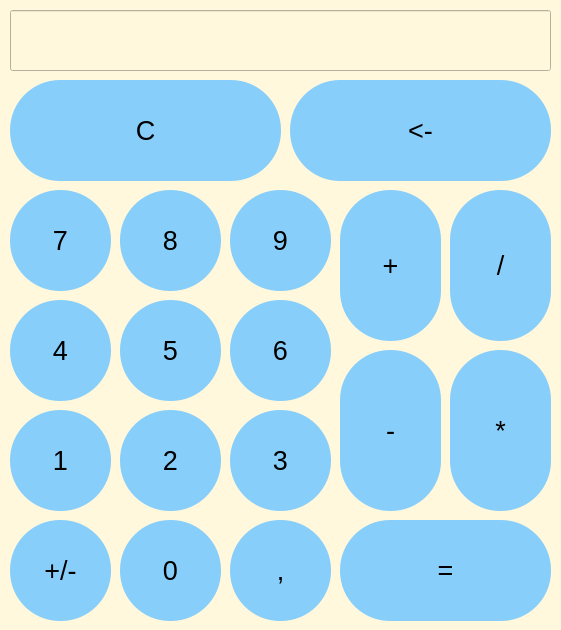
<?xml version="1.0" encoding="UTF-8"?>
<ui version="4.0">
 <class>Dialog</class>
 <widget class="QDialog" name="Dialog">
  <property name="geometry">
   <rect>
    <x>0</x>
    <y>0</y>
    <width>561</width>
    <height>630</height>
   </rect>
  </property>
  <property name="windowTitle">
   <string>Калькулятор</string>
  </property>
  <property name="styleSheet">
   <string notr="true">background-color:Cornsilk;</string>
  </property>
  <widget class="QLineEdit" name="rezult">
   <property name="geometry">
    <rect>
     <x>10</x>
     <y>10</y>
     <width>541</width>
     <height>61</height>
    </rect>
   </property>
   <property name="font">
    <font>
     <pointsize>40</pointsize>
    </font>
   </property>
   <property name="styleSheet">
    <string notr="true">border-width: 4px;</string>
   </property>
   <property name="alignment">
    <set>Qt::AlignRight|Qt::AlignTrailing|Qt::AlignVCenter</set>
   </property>
   <property name="readOnly">
    <bool>true</bool>
   </property>
  </widget>
  <widget class="QPushButton" name="key7">
   <property name="geometry">
    <rect>
     <x>10</x>
     <y>190</y>
     <width>101</width>
     <height>101</height>
    </rect>
   </property>
   <property name="font">
    <font>
     <pointsize>20</pointsize>
    </font>
   </property>
   <property name="styleSheet">
    <string notr="true">border-radius:50%;
background-color: LightSkyBlue;</string>
   </property>
   <property name="text">
    <string>7</string>
   </property>
  </widget>
  <widget class="QPushButton" name="key8">
   <property name="geometry">
    <rect>
     <x>120</x>
     <y>190</y>
     <width>101</width>
     <height>101</height>
    </rect>
   </property>
   <property name="font">
    <font>
     <pointsize>20</pointsize>
    </font>
   </property>
   <property name="styleSheet">
    <string notr="true">border-radius:50%;
background-color: LightSkyBlue;</string>
   </property>
   <property name="text">
    <string>8</string>
   </property>
  </widget>
  <widget class="QPushButton" name="key9">
   <property name="geometry">
    <rect>
     <x>230</x>
     <y>190</y>
     <width>101</width>
     <height>101</height>
    </rect>
   </property>
   <property name="font">
    <font>
     <pointsize>20</pointsize>
    </font>
   </property>
   <property name="styleSheet">
    <string notr="true">border-radius:50%;
background-color: LightSkyBlue;</string>
   </property>
   <property name="text">
    <string>9</string>
   </property>
  </widget>
  <widget class="QPushButton" name="key5">
   <property name="geometry">
    <rect>
     <x>120</x>
     <y>300</y>
     <width>101</width>
     <height>101</height>
    </rect>
   </property>
   <property name="font">
    <font>
     <pointsize>20</pointsize>
    </font>
   </property>
   <property name="styleSheet">
    <string notr="true">border-radius:50%;
background-color: LightSkyBlue;</string>
   </property>
   <property name="text">
    <string>5</string>
   </property>
  </widget>
  <widget class="QPushButton" name="key6">
   <property name="geometry">
    <rect>
     <x>230</x>
     <y>300</y>
     <width>101</width>
     <height>101</height>
    </rect>
   </property>
   <property name="font">
    <font>
     <pointsize>20</pointsize>
    </font>
   </property>
   <property name="styleSheet">
    <string notr="true">border-radius:50%;
background-color: LightSkyBlue;</string>
   </property>
   <property name="text">
    <string>6</string>
   </property>
  </widget>
  <widget class="QPushButton" name="key4">
   <property name="geometry">
    <rect>
     <x>10</x>
     <y>300</y>
     <width>101</width>
     <height>101</height>
    </rect>
   </property>
   <property name="font">
    <font>
     <pointsize>20</pointsize>
    </font>
   </property>
   <property name="styleSheet">
    <string notr="true">border-radius:50%;
background-color: LightSkyBlue;</string>
   </property>
   <property name="text">
    <string>4</string>
   </property>
  </widget>
  <widget class="QPushButton" name="key2">
   <property name="geometry">
    <rect>
     <x>120</x>
     <y>410</y>
     <width>101</width>
     <height>101</height>
    </rect>
   </property>
   <property name="font">
    <font>
     <pointsize>20</pointsize>
    </font>
   </property>
   <property name="styleSheet">
    <string notr="true">border-radius:50%;
background-color: LightSkyBlue;</string>
   </property>
   <property name="text">
    <string>2</string>
   </property>
  </widget>
  <widget class="QPushButton" name="key3">
   <property name="geometry">
    <rect>
     <x>230</x>
     <y>410</y>
     <width>101</width>
     <height>101</height>
    </rect>
   </property>
   <property name="font">
    <font>
     <pointsize>20</pointsize>
    </font>
   </property>
   <property name="styleSheet">
    <string notr="true">border-radius:50%;
background-color: LightSkyBlue;</string>
   </property>
   <property name="text">
    <string>3</string>
   </property>
  </widget>
  <widget class="QPushButton" name="key1">
   <property name="geometry">
    <rect>
     <x>10</x>
     <y>410</y>
     <width>101</width>
     <height>101</height>
    </rect>
   </property>
   <property name="font">
    <font>
     <pointsize>20</pointsize>
    </font>
   </property>
   <property name="styleSheet">
    <string notr="true">border-radius:50%;
background-color: LightSkyBlue;</string>
   </property>
   <property name="text">
    <string>1</string>
   </property>
  </widget>
  <widget class="QPushButton" name="keyPlusMinus">
   <property name="geometry">
    <rect>
     <x>10</x>
     <y>520</y>
     <width>101</width>
     <height>101</height>
    </rect>
   </property>
   <property name="font">
    <font>
     <pointsize>20</pointsize>
    </font>
   </property>
   <property name="styleSheet">
    <string notr="true">border-radius:50%;
background-color: LightSkyBlue;</string>
   </property>
   <property name="text">
    <string>+/-</string>
   </property>
  </widget>
  <widget class="QPushButton" name="keyComa">
   <property name="geometry">
    <rect>
     <x>230</x>
     <y>520</y>
     <width>101</width>
     <height>101</height>
    </rect>
   </property>
   <property name="font">
    <font>
     <pointsize>20</pointsize>
    </font>
   </property>
   <property name="styleSheet">
    <string notr="true">border-radius:50%;
background-color: LightSkyBlue;</string>
   </property>
   <property name="text">
    <string>,</string>
   </property>
  </widget>
  <widget class="QPushButton" name="key0">
   <property name="geometry">
    <rect>
     <x>120</x>
     <y>520</y>
     <width>101</width>
     <height>101</height>
    </rect>
   </property>
   <property name="font">
    <font>
     <pointsize>20</pointsize>
    </font>
   </property>
   <property name="styleSheet">
    <string notr="true">border-radius:50%;
background-color: LightSkyBlue;</string>
   </property>
   <property name="text">
    <string>0</string>
   </property>
  </widget>
  <widget class="QPushButton" name="keyRezult">
   <property name="geometry">
    <rect>
     <x>340</x>
     <y>520</y>
     <width>211</width>
     <height>101</height>
    </rect>
   </property>
   <property name="font">
    <font>
     <pointsize>20</pointsize>
    </font>
   </property>
   <property name="styleSheet">
    <string notr="true">border-radius:50%;
background-color: LightSkyBlue;</string>
   </property>
   <property name="text">
    <string>=</string>
   </property>
  </widget>
  <widget class="QPushButton" name="keyPlus">
   <property name="geometry">
    <rect>
     <x>340</x>
     <y>190</y>
     <width>101</width>
     <height>151</height>
    </rect>
   </property>
   <property name="font">
    <font>
     <pointsize>20</pointsize>
    </font>
   </property>
   <property name="styleSheet">
    <string notr="true">border-radius:50%;
background-color: LightSkyBlue;</string>
   </property>
   <property name="text">
    <string>+</string>
   </property>
  </widget>
  <widget class="QPushButton" name="keyMinus">
   <property name="geometry">
    <rect>
     <x>340</x>
     <y>350</y>
     <width>101</width>
     <height>161</height>
    </rect>
   </property>
   <property name="font">
    <font>
     <pointsize>20</pointsize>
    </font>
   </property>
   <property name="styleSheet">
    <string notr="true">border-radius:50%;
background-color: LightSkyBlue;</string>
   </property>
   <property name="text">
    <string>-</string>
   </property>
  </widget>
  <widget class="QPushButton" name="keyDel">
   <property name="geometry">
    <rect>
     <x>450</x>
     <y>190</y>
     <width>101</width>
     <height>151</height>
    </rect>
   </property>
   <property name="font">
    <font>
     <pointsize>20</pointsize>
    </font>
   </property>
   <property name="styleSheet">
    <string notr="true">border-radius:50%;
background-color: LightSkyBlue;</string>
   </property>
   <property name="text">
    <string>/</string>
   </property>
  </widget>
  <widget class="QPushButton" name="keyUm">
   <property name="geometry">
    <rect>
     <x>450</x>
     <y>350</y>
     <width>101</width>
     <height>161</height>
    </rect>
   </property>
   <property name="font">
    <font>
     <pointsize>20</pointsize>
    </font>
   </property>
   <property name="styleSheet">
    <string notr="true">border-radius:50%;
background-color: LightSkyBlue;</string>
   </property>
   <property name="text">
    <string>*</string>
   </property>
  </widget>
  <widget class="QPushButton" name="keyBack">
   <property name="geometry">
    <rect>
     <x>290</x>
     <y>80</y>
     <width>261</width>
     <height>101</height>
    </rect>
   </property>
   <property name="font">
    <font>
     <pointsize>20</pointsize>
    </font>
   </property>
   <property name="styleSheet">
    <string notr="true">border-radius:50%;
background-color: LightSkyBlue;</string>
   </property>
   <property name="text">
    <string>&lt;-</string>
   </property>
  </widget>
  <widget class="QPushButton" name="keyUm_3">
   <property name="geometry">
    <rect>
     <x>10</x>
     <y>80</y>
     <width>271</width>
     <height>101</height>
    </rect>
   </property>
   <property name="font">
    <font>
     <pointsize>20</pointsize>
    </font>
   </property>
   <property name="styleSheet">
    <string notr="true">border-radius:50%;
background-color: LightSkyBlue;</string>
   </property>
   <property name="text">
    <string>C</string>
   </property>
  </widget>
 </widget>
 <resources/>
 <connections>
  <connection>
   <sender>keyUm_3</sender>
   <signal>clicked()</signal>
   <receiver>rezult</receiver>
   <slot>clear()</slot>
   <hints>
    <hint type="sourcelabel">
     <x>156</x>
     <y>121</y>
    </hint>
    <hint type="destinationlabel">
     <x>153</x>
     <y>52</y>
    </hint>
   </hints>
  </connection>
 </connections>
</ui>
